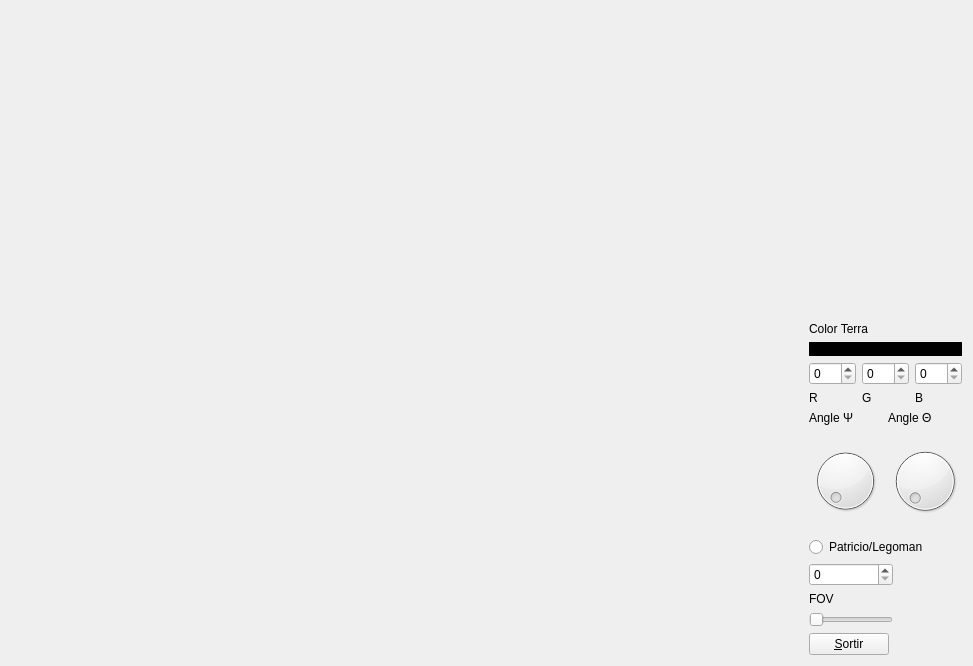
<?xml version="1.0" encoding="UTF-8"?>
<ui version="4.0">
 <class>MyForm</class>
 <widget class="QWidget" name="MyForm">
  <property name="geometry">
   <rect>
    <x>0</x>
    <y>0</y>
    <width>973</width>
    <height>666</height>
   </rect>
  </property>
  <property name="windowTitle">
   <string>IDI-Lab</string>
  </property>
  <property name="styleSheet">
   <string notr="true"/>
  </property>
  <layout class="QHBoxLayout" name="horizontalLayout_3" stretch="12,1">
   <item>
    <widget class="MyGLWidget" name="widget" native="true">
     <property name="sizePolicy">
      <sizepolicy hsizetype="Expanding" vsizetype="Expanding">
       <horstretch>0</horstretch>
       <verstretch>0</verstretch>
      </sizepolicy>
     </property>
     <property name="minimumSize">
      <size>
       <width>50</width>
       <height>50</height>
      </size>
     </property>
    </widget>
   </item>
   <item>
    <layout class="QVBoxLayout" name="verticalLayout_10">
     <item>
      <spacer name="verticalSpacer">
       <property name="orientation">
        <enum>Qt::Vertical</enum>
       </property>
       <property name="sizeHint" stdset="0">
        <size>
         <width>13</width>
         <height>40</height>
        </size>
       </property>
      </spacer>
     </item>
     <item>
      <layout class="QVBoxLayout" name="verticalLayout_9">
       <item>
        <widget class="QLabel" name="label_8">
         <property name="text">
          <string>Color Terra</string>
         </property>
        </widget>
       </item>
       <item>
        <layout class="QVBoxLayout" name="verticalLayout_8">
         <item>
          <layout class="QVBoxLayout" name="verticalLayout_7">
           <item>
            <widget class="MyLabel" name="label_4">
             <property name="autoFillBackground">
              <bool>false</bool>
             </property>
             <property name="styleSheet">
              <string notr="true">background-color: rgb(0, 0, 0);</string>
             </property>
             <property name="text">
              <string/>
             </property>
            </widget>
           </item>
           <item>
            <layout class="QHBoxLayout" name="horizontalLayout">
             <item>
              <layout class="QVBoxLayout" name="verticalLayout">
               <item>
                <widget class="QSpinBox" name="spinBox_2">
                 <property name="maximum">
                  <number>255</number>
                 </property>
                </widget>
               </item>
               <item>
                <widget class="QLabel" name="label_5">
                 <property name="text">
                  <string>R</string>
                 </property>
                </widget>
               </item>
              </layout>
             </item>
             <item>
              <layout class="QVBoxLayout" name="verticalLayout_2">
               <item>
                <widget class="QSpinBox" name="spinBox_3">
                 <property name="maximum">
                  <number>255</number>
                 </property>
                </widget>
               </item>
               <item>
                <widget class="QLabel" name="label_6">
                 <property name="text">
                  <string>G</string>
                 </property>
                </widget>
               </item>
              </layout>
             </item>
             <item>
              <layout class="QVBoxLayout" name="verticalLayout_3">
               <item>
                <widget class="QSpinBox" name="spinBox_4">
                 <property name="maximum">
                  <number>255</number>
                 </property>
                </widget>
               </item>
               <item>
                <widget class="QLabel" name="label_7">
                 <property name="text">
                  <string>B</string>
                 </property>
                </widget>
               </item>
              </layout>
             </item>
            </layout>
           </item>
          </layout>
         </item>
         <item>
          <layout class="QHBoxLayout" name="horizontalLayout_2">
           <item>
            <layout class="QVBoxLayout" name="verticalLayout_4">
             <item>
              <widget class="QLabel" name="label_2">
               <property name="text">
                <string>Angle Ψ</string>
               </property>
              </widget>
             </item>
             <item>
              <widget class="QDial" name="dial">
               <property name="maximum">
                <number>359</number>
               </property>
              </widget>
             </item>
            </layout>
           </item>
           <item>
            <layout class="QVBoxLayout" name="verticalLayout_5">
             <item>
              <widget class="QLabel" name="label_3">
               <property name="text">
                <string>Angle Θ</string>
               </property>
              </widget>
             </item>
             <item>
              <widget class="QDial" name="dial_2">
               <property name="maximum">
                <number>359</number>
               </property>
              </widget>
             </item>
            </layout>
           </item>
          </layout>
         </item>
         <item>
          <layout class="QVBoxLayout" name="verticalLayout_6">
           <item>
            <widget class="QRadioButton" name="radioButton">
             <property name="text">
              <string>Patricio/Legoman</string>
             </property>
            </widget>
           </item>
           <item>
            <widget class="QSpinBox" name="spinBox">
             <property name="maximumSize">
              <size>
               <width>84</width>
               <height>26</height>
              </size>
             </property>
             <property name="maximum">
              <number>180</number>
             </property>
            </widget>
           </item>
           <item>
            <widget class="QLabel" name="label">
             <property name="maximumSize">
              <size>
               <width>84</width>
               <height>17</height>
              </size>
             </property>
             <property name="text">
              <string>FOV</string>
             </property>
            </widget>
           </item>
           <item>
            <widget class="QSlider" name="horizontalSlider">
             <property name="maximumSize">
              <size>
               <width>84</width>
               <height>163</height>
              </size>
             </property>
             <property name="maximum">
              <number>180</number>
             </property>
             <property name="orientation">
              <enum>Qt::Horizontal</enum>
             </property>
            </widget>
           </item>
           <item>
            <widget class="QPushButton" name="pushButton">
             <property name="sizePolicy">
              <sizepolicy hsizetype="Fixed" vsizetype="Fixed">
               <horstretch>0</horstretch>
               <verstretch>0</verstretch>
              </sizepolicy>
             </property>
             <property name="text">
              <string>&amp;Sortir</string>
             </property>
            </widget>
           </item>
          </layout>
         </item>
        </layout>
       </item>
      </layout>
     </item>
    </layout>
   </item>
  </layout>
 </widget>
 <customwidgets>
  <customwidget>
   <class>MyGLWidget</class>
   <extends>QWidget</extends>
   <header>MyGLWidget.h</header>
   <container>1</container>
   <slots>
    <signal>envia_FOV(int)</signal>
    <signal>envia_phi(int)</signal>
    <signal>envia_theta(int)</signal>
    <slot>set_FOV(int)</slot>
    <slot>set_model(bool)</slot>
    <slot>set_theta(int)</slot>
    <slot>set_phi(int)</slot>
    <slot>set_color_terra(int,int,int)</slot>
   </slots>
  </customwidget>
  <customwidget>
   <class>MyLabel</class>
   <extends>QLabel</extends>
   <header>MyLabel.h</header>
   <slots>
    <signal>envia_background(int,int,int)</signal>
   </slots>
  </customwidget>
 </customwidgets>
 <resources/>
 <connections>
  <connection>
   <sender>pushButton</sender>
   <signal>clicked()</signal>
   <receiver>MyForm</receiver>
   <slot>close()</slot>
   <hints>
    <hint type="sourcelabel">
     <x>861</x>
     <y>653</y>
    </hint>
    <hint type="destinationlabel">
     <x>839</x>
     <y>529</y>
    </hint>
   </hints>
  </connection>
  <connection>
   <sender>spinBox</sender>
   <signal>valueChanged(int)</signal>
   <receiver>horizontalSlider</receiver>
   <slot>setValue(int)</slot>
   <hints>
    <hint type="sourcelabel">
     <x>834</x>
     <y>578</y>
    </hint>
    <hint type="destinationlabel">
     <x>865</x>
     <y>622</y>
    </hint>
   </hints>
  </connection>
  <connection>
   <sender>horizontalSlider</sender>
   <signal>valueChanged(int)</signal>
   <receiver>spinBox</receiver>
   <slot>setValue(int)</slot>
   <hints>
    <hint type="sourcelabel">
     <x>865</x>
     <y>622</y>
    </hint>
    <hint type="destinationlabel">
     <x>834</x>
     <y>578</y>
    </hint>
   </hints>
  </connection>
  <connection>
   <sender>widget</sender>
   <signal>envia_FOV(int)</signal>
   <receiver>spinBox</receiver>
   <slot>setValue(int)</slot>
   <hints>
    <hint type="sourcelabel">
     <x>428</x>
     <y>274</y>
    </hint>
    <hint type="destinationlabel">
     <x>834</x>
     <y>578</y>
    </hint>
   </hints>
  </connection>
  <connection>
   <sender>spinBox</sender>
   <signal>valueChanged(int)</signal>
   <receiver>widget</receiver>
   <slot>set_FOV(int)</slot>
   <hints>
    <hint type="sourcelabel">
     <x>834</x>
     <y>578</y>
    </hint>
    <hint type="destinationlabel">
     <x>750</x>
     <y>392</y>
    </hint>
   </hints>
  </connection>
  <connection>
   <sender>radioButton</sender>
   <signal>clicked(bool)</signal>
   <receiver>widget</receiver>
   <slot>set_model(bool)</slot>
   <hints>
    <hint type="sourcelabel">
     <x>927</x>
     <y>546</y>
    </hint>
    <hint type="destinationlabel">
     <x>752</x>
     <y>175</y>
    </hint>
   </hints>
  </connection>
  <connection>
   <sender>widget</sender>
   <signal>envia_phi(int)</signal>
   <receiver>dial</receiver>
   <slot>setValue(int)</slot>
   <hints>
    <hint type="sourcelabel">
     <x>530</x>
     <y>185</y>
    </hint>
    <hint type="destinationlabel">
     <x>827</x>
     <y>456</y>
    </hint>
   </hints>
  </connection>
  <connection>
   <sender>widget</sender>
   <signal>envia_theta(int)</signal>
   <receiver>dial_2</receiver>
   <slot>setValue(int)</slot>
   <hints>
    <hint type="sourcelabel">
     <x>656</x>
     <y>29</y>
    </hint>
    <hint type="destinationlabel">
     <x>908</x>
     <y>451</y>
    </hint>
   </hints>
  </connection>
  <connection>
   <sender>dial</sender>
   <signal>sliderMoved(int)</signal>
   <receiver>widget</receiver>
   <slot>set_phi(int)</slot>
   <hints>
    <hint type="sourcelabel">
     <x>809</x>
     <y>457</y>
    </hint>
    <hint type="destinationlabel">
     <x>746</x>
     <y>112</y>
    </hint>
   </hints>
  </connection>
  <connection>
   <sender>dial_2</sender>
   <signal>sliderMoved(int)</signal>
   <receiver>widget</receiver>
   <slot>set_theta(int)</slot>
   <hints>
    <hint type="sourcelabel">
     <x>888</x>
     <y>445</y>
    </hint>
    <hint type="destinationlabel">
     <x>733</x>
     <y>59</y>
    </hint>
   </hints>
  </connection>
  <connection>
   <sender>spinBox_2</sender>
   <signal>valueChanged(int)</signal>
   <receiver>label_4</receiver>
   <slot>set_r(int)</slot>
   <hints>
    <hint type="sourcelabel">
     <x>797</x>
     <y>334</y>
    </hint>
    <hint type="destinationlabel">
     <x>804</x>
     <y>312</y>
    </hint>
   </hints>
  </connection>
  <connection>
   <sender>spinBox_3</sender>
   <signal>valueChanged(int)</signal>
   <receiver>label_4</receiver>
   <slot>set_g(int)</slot>
   <hints>
    <hint type="sourcelabel">
     <x>860</x>
     <y>342</y>
    </hint>
    <hint type="destinationlabel">
     <x>820</x>
     <y>309</y>
    </hint>
   </hints>
  </connection>
  <connection>
   <sender>spinBox_4</sender>
   <signal>valueChanged(int)</signal>
   <receiver>label_4</receiver>
   <slot>set_b(int)</slot>
   <hints>
    <hint type="sourcelabel">
     <x>922</x>
     <y>347</y>
    </hint>
    <hint type="destinationlabel">
     <x>847</x>
     <y>312</y>
    </hint>
   </hints>
  </connection>
  <connection>
   <sender>label_4</sender>
   <signal>envia_background(int,int,int)</signal>
   <receiver>widget</receiver>
   <slot>set_color_terra(int,int,int)</slot>
   <hints>
    <hint type="sourcelabel">
     <x>877</x>
     <y>315</y>
    </hint>
    <hint type="destinationlabel">
     <x>761</x>
     <y>214</y>
    </hint>
   </hints>
  </connection>
 </connections>
</ui>
